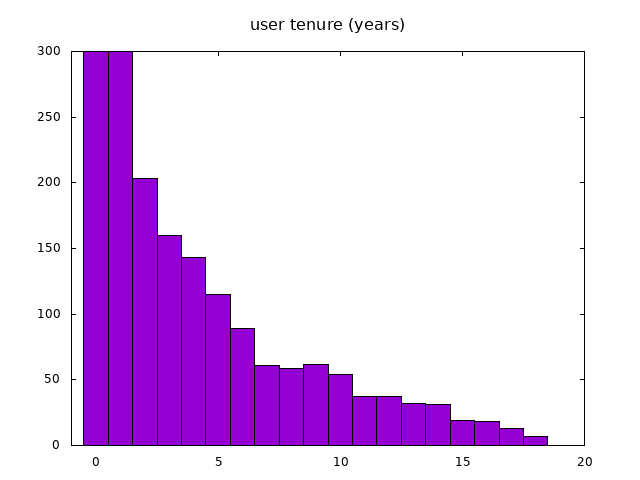

Here is the gnuplot script that generated this plot:
load "gnuplot-common"

set datafile separator ","

bin(x,s) = s*int(x/s)

binwidth = 1
set boxwidth binwidth
set style fill solid border -1

# hide the huge 0 bar
set yrange [0:300]
# TBD increase this in a few years
set xrange[-1:20]

set title "user tenure (years)"
plot 'user-alltime.csv' skip 1 using (bin($8,binwidth)) smooth freq with boxes title ""
